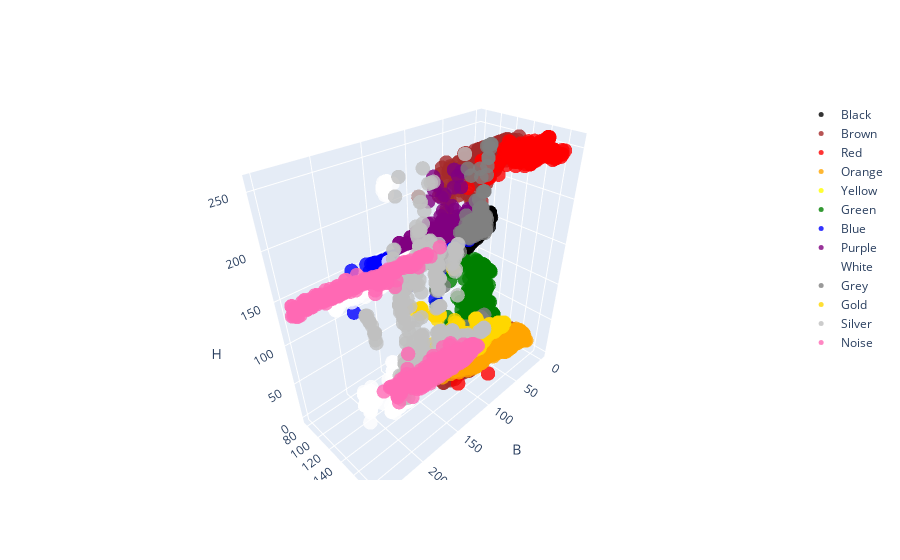

Notebook code cell kept with this figure:
### Code cell
fig = go.Figure()

label_colors = {
    'Black' : 'black',
    'Brown' : 'brown',
    'Red' : 'red',
    'Orange' : 'orange',
    'Yellow' : 'yellow',
    'Green': 'green',
    'Blue': 'blue',
    'Purple': 'purple',
    'White' : 'white',
    'Grey': 'grey',
    'Gold': 'gold',
    'Silver': 'silver',
    'Noise': 'hotpink'
}
# Add trace for each label
# CbLSY
X = 'B'
Y = 'Cr'
Z = 'H'
for label, color in label_colors.items():
    label_df = df[df['label'] == label]
    fig.add_trace(go.Scatter3d(
        x=label_df[X],
        y=label_df[Y],
        z=label_df[Z],
        mode='markers',
        marker=dict(size=5, color=label_colors[label], opacity=0.8),
        name=label
    ))
    
# Set axis labels
fig.update_layout(scene=dict(xaxis_title=X, yaxis_title=Y, zaxis_title=Z))

# Show the plot
fig.show()

### Figure 1 — Plotly figure (JSON) as saved in the notebook; plotly's stock layout.template omitted (floating-point values rounded to 4 significant figures; data arrays with more than 128 entries replaced by an {"elided": "..."} marker saying what was removed)
{"data": [{"marker": {"color": "black", "opacity": 0.8, "size": 5}, "mode": "markers", "name": "Black", "type": "scatter3d", "x": {"elided": "353 int values"}, "y": {"elided": "353 int values"}, "z": {"elided": "353 int values"}}, {"marker": {"color": "brown", "opacity": 0.8, "size": 5}, "mode": "markers", "name": "Brown", "type": "scatter3d", "x": {"elided": "538 int values"}, "y": {"elided": "538 int values"}, "z": {"elided": "538 int values"}}, {"marker": {"color": "red", "opacity": 0.8, "size": 5}, "mode": "markers", "name": "Red", "type": "scatter3d", "x": {"elided": "190 int values"}, "y": {"elided": "190 int values"}, "z": {"elided": "190 int values"}}, {"marker": {"color": "orange", "opacity": 0.8, "size": 5}, "mode": "markers", "name": "Orange", "type": "scatter3d", "x": {"elided": "307 int values"}, "y": {"elided": "307 int values"}, "z": {"elided": "307 int values"}}, {"marker": {"color": "yellow", "opacity": 0.8, "size": 5}, "mode": "markers", "name": "Yellow", "type": "scatter3d", "x": {"elided": "184 int values"}, "y": {"elided": "184 int values"}, "z": {"elided": "184 int values"}}, {"marker": {"color": "green", "opacity": 0.8, "size": 5}, "mode": "markers", "name": "Green", "type": "scatter3d", "x": {"elided": "176 int values"}, "y": {"elided": "176 int values"}, "z": {"elided": "176 int values"}}, {"marker": {"color": "blue", "opacity": 0.8, "size": 5}, "mode": "markers", "name": "Blue", "type": "scatter3d", "x": {"elided": "354 int values"}, "y": {"elided": "354 int values"}, "z": {"elided": "354 int values"}}, {"marker": {"color": "purple", "opacity": 0.8, "size": 5}, "mode": "markers", "name": "Purple", "type": "scatter3d", "x": {"elided": "388 int values"}, "y": {"elided": "388 int values"}, "z": {"elided": "388 int values"}}, {"marker": {"color": "white", "opacity": 0.8, "size": 5}, "mode": "markers", "name": "White", "type": "scatter3d", "x": {"elided": "241 int values"}, "y": {"elided": "241 int values"}, "z": {"elided": "241 int values"}}, {"marker": {"color": "grey", "opacity": 0.8, "size": 5}, "mode": "markers", "name": "Grey", "type": "scatter3d", "x": {"elided": "216 int values"}, "y": {"elided": "216 int values"}, "z": {"elided": "216 int values"}}, {"marker": {"color": "gold", "opacity": 0.8, "size": 5}, "mode": "markers", "name": "Gold", "type": "scatter3d", "x": {"elided": "830 int values"}, "y": {"elided": "830 int values"}, "z": {"elided": "830 int values"}}, {"marker": {"color": "silver", "opacity": 0.8, "size": 5}, "mode": "markers", "name": "Silver", "type": "scatter3d", "x": {"elided": "850 int values"}, "y": {"elided": "850 int values"}, "z": {"elided": "850 int values"}}, {"marker": {"color": "hotpink", "opacity": 0.8, "size": 5}, "mode": "markers", "name": "Noise", "type": "scatter3d", "x": {"elided": "722 int values"}, "y": {"elided": "722 int values"}, "z": {"elided": "722 int values"}}], "layout": {"scene": {"xaxis": {"title": {"text": "B"}}, "yaxis": {"title": {"text": "Cr"}}, "zaxis": {"title": {"text": "H"}}}}}
